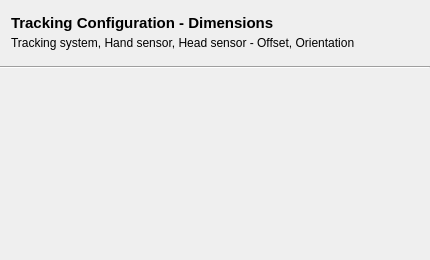
<?xml version="1.0" encoding="UTF-8"?>
<ui version="4.0">
 <class>VRCWTrackingDimClass</class>
 <widget class="QWidget" name="VRCWTrackingDimClass">
  <property name="geometry">
   <rect>
    <x>0</x>
    <y>0</y>
    <width>430</width>
    <height>260</height>
   </rect>
  </property>
  <property name="windowTitle">
   <string>VRCWTrackingDim</string>
  </property>
  <layout class="QVBoxLayout" name="VRCWTrackingDimClassVLayout">
   <property name="spacing">
    <number>0</number>
   </property>
   <property name="leftMargin">
    <number>0</number>
   </property>
   <property name="topMargin">
    <number>0</number>
   </property>
   <property name="rightMargin">
    <number>0</number>
   </property>
   <property name="bottomMargin">
    <number>0</number>
   </property>
   <item>
    <widget class="QWidget" name="headerWidget" native="true">
     <property name="sizePolicy">
      <sizepolicy hsizetype="Preferred" vsizetype="Fixed">
       <horstretch>0</horstretch>
       <verstretch>0</verstretch>
      </sizepolicy>
     </property>
     <property name="minimumSize">
      <size>
       <width>0</width>
       <height>66</height>
      </size>
     </property>
     <property name="maximumSize">
      <size>
       <width>16777215</width>
       <height>60</height>
      </size>
     </property>
     <layout class="QHBoxLayout" name="headerWidgetHLayout">
      <item>
       <layout class="QHBoxLayout" name="headerHLayout">
        <item>
         <layout class="QVBoxLayout" name="headingVLayout">
          <property name="spacing">
           <number>4</number>
          </property>
          <item alignment="Qt::AlignLeft|Qt::AlignTop">
           <widget class="QLabel" name="header">
            <property name="font">
             <font>
              <pointsize>11</pointsize>
              <weight>75</weight>
              <bold>true</bold>
             </font>
            </property>
            <property name="text">
             <string>Tracking Configuration - Dimensions</string>
            </property>
           </widget>
          </item>
          <item alignment="Qt::AlignLeft|Qt::AlignTop">
           <widget class="QLabel" name="description">
            <property name="text">
             <string>Tracking system, Hand sensor, Head sensor - Offset, Orientation</string>
            </property>
           </widget>
          </item>
          <item>
           <spacer name="headerVSpacer">
            <property name="orientation">
             <enum>Qt::Vertical</enum>
            </property>
            <property name="sizeHint" stdset="0">
             <size>
              <width>20</width>
              <height>40</height>
             </size>
            </property>
           </spacer>
          </item>
         </layout>
        </item>
        <item>
         <spacer name="headerHSpacer">
          <property name="orientation">
           <enum>Qt::Horizontal</enum>
          </property>
          <property name="sizeHint" stdset="0">
           <size>
            <width>40</width>
            <height>20</height>
           </size>
          </property>
         </spacer>
        </item>
       </layout>
      </item>
     </layout>
    </widget>
   </item>
   <item>
    <widget class="Line" name="headerLine">
     <property name="orientation">
      <enum>Qt::Horizontal</enum>
     </property>
    </widget>
   </item>
   <item alignment="Qt::AlignLeft|Qt::AlignTop">
    <widget class="QWidget" name="mainWidget" native="true">
     <layout class="QVBoxLayout" name="mainWidgetVLayout">
      <property name="spacing">
       <number>20</number>
      </property>
      <item alignment="Qt::AlignLeft|Qt::AlignTop">
       <widget class="QWidget" name="trackSysWidget" native="true">
        <layout class="QVBoxLayout" name="trackSysWidgetVLayout">
         <property name="spacing">
          <number>0</number>
         </property>
         <property name="leftMargin">
          <number>0</number>
         </property>
         <property name="topMargin">
          <number>0</number>
         </property>
         <property name="rightMargin">
          <number>0</number>
         </property>
         <property name="bottomMargin">
          <number>0</number>
         </property>
        </layout>
       </widget>
      </item>
      <item alignment="Qt::AlignLeft|Qt::AlignTop">
       <widget class="QWidget" name="handSensWidget_1" native="true">
        <layout class="QVBoxLayout" name="handSensWidget_1VLayout">
         <property name="spacing">
          <number>0</number>
         </property>
         <property name="leftMargin">
          <number>0</number>
         </property>
         <property name="topMargin">
          <number>0</number>
         </property>
         <property name="rightMargin">
          <number>0</number>
         </property>
         <property name="bottomMargin">
          <number>0</number>
         </property>
        </layout>
       </widget>
      </item>
      <item alignment="Qt::AlignLeft|Qt::AlignTop">
       <widget class="QWidget" name="handSensWidget_2" native="true">
        <layout class="QVBoxLayout" name="handSensWidget_2VLayout">
         <property name="spacing">
          <number>0</number>
         </property>
         <property name="leftMargin">
          <number>0</number>
         </property>
         <property name="topMargin">
          <number>0</number>
         </property>
         <property name="rightMargin">
          <number>0</number>
         </property>
         <property name="bottomMargin">
          <number>0</number>
         </property>
        </layout>
       </widget>
      </item>
      <item alignment="Qt::AlignLeft|Qt::AlignTop">
       <widget class="QWidget" name="handSensWidget_3" native="true">
        <layout class="QVBoxLayout" name="handSensWidget_3VLayout">
         <property name="spacing">
          <number>0</number>
         </property>
         <property name="leftMargin">
          <number>0</number>
         </property>
         <property name="topMargin">
          <number>0</number>
         </property>
         <property name="rightMargin">
          <number>0</number>
         </property>
         <property name="bottomMargin">
          <number>0</number>
         </property>
        </layout>
       </widget>
      </item>
      <item alignment="Qt::AlignLeft|Qt::AlignTop">
       <widget class="QWidget" name="headSensWidget_0" native="true">
        <layout class="QVBoxLayout" name="headSensWidget_0VLayout">
         <property name="spacing">
          <number>0</number>
         </property>
         <property name="leftMargin">
          <number>0</number>
         </property>
         <property name="topMargin">
          <number>0</number>
         </property>
         <property name="rightMargin">
          <number>0</number>
         </property>
         <property name="bottomMargin">
          <number>0</number>
         </property>
        </layout>
       </widget>
      </item>
      <item alignment="Qt::AlignLeft|Qt::AlignTop">
       <widget class="QWidget" name="headSensWidget_1" native="true">
        <layout class="QVBoxLayout" name="headSensWidget_1VLayout">
         <property name="spacing">
          <number>0</number>
         </property>
         <property name="leftMargin">
          <number>0</number>
         </property>
         <property name="topMargin">
          <number>0</number>
         </property>
         <property name="rightMargin">
          <number>0</number>
         </property>
         <property name="bottomMargin">
          <number>0</number>
         </property>
        </layout>
       </widget>
      </item>
      <item alignment="Qt::AlignLeft|Qt::AlignTop">
       <widget class="QWidget" name="headSensWidget_2" native="true">
        <layout class="QVBoxLayout" name="headSensWidget_2VLayout">
         <property name="spacing">
          <number>0</number>
         </property>
         <property name="leftMargin">
          <number>0</number>
         </property>
         <property name="topMargin">
          <number>0</number>
         </property>
         <property name="rightMargin">
          <number>0</number>
         </property>
         <property name="bottomMargin">
          <number>0</number>
         </property>
        </layout>
       </widget>
      </item>
      <item alignment="Qt::AlignLeft|Qt::AlignTop">
       <widget class="QWidget" name="headSensWidget_3" native="true">
        <layout class="QVBoxLayout" name="headSensWidget_3VLayout">
         <property name="spacing">
          <number>0</number>
         </property>
         <property name="leftMargin">
          <number>0</number>
         </property>
         <property name="topMargin">
          <number>0</number>
         </property>
         <property name="rightMargin">
          <number>0</number>
         </property>
         <property name="bottomMargin">
          <number>0</number>
         </property>
        </layout>
       </widget>
      </item>
     </layout>
    </widget>
   </item>
  </layout>
 </widget>
 <layoutdefault spacing="6" margin="11"/>
 <resources/>
 <connections/>
</ui>
